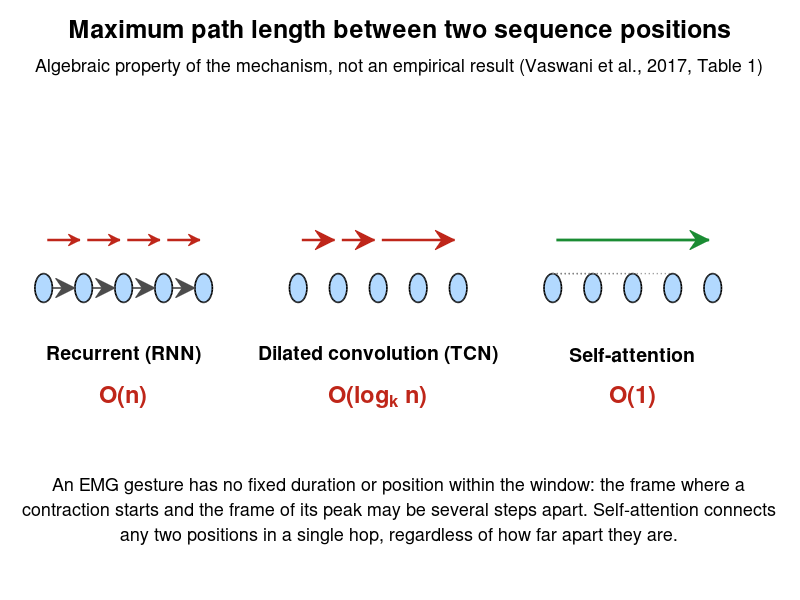

This figure's MATLAB source:
% Diagram comparing the maximum path length between a recurrent layer,
% a dilated convolution (TCN), and self-attention: the first-principles
% justification (Vaswani et al. 2017, Table 1) for placing self-attention
% after the CNN stage, rather than an additional recurrent or
% convolutional layer, to model temporal dependencies.

clear; clc;

fig = figure('Visible', 'off', 'Position', [100 100 1500 700], 'Color', 'w');
ax = axes('Position', [0 0 1 1], 'Visible', 'off');
xlim(ax, [0 11]); ylim(ax, [0 5]); hold(ax, 'on');

text(ax, 5.5, 4.75, 'Maximum path length between two sequence positions', ...
    'HorizontalAlignment', 'center', 'FontSize', 18, 'FontWeight', 'bold');
text(ax, 5.5, 4.45, 'Algebraic property of the mechanism, not an empirical result (Vaswani et al., 2017, Table 1)', ...
    'HorizontalAlignment', 'center', 'FontSize', 13);

n = 5; % example sequence positions
mechs = struct('name', {'Recurrent (RNN)', 'Dilated convolution (TCN)', 'Self-attention'}, ...
               'complexity', {'O(n)', 'O(log_k n)', 'O(1)'}, ...
               'x0', {0.6, 4.1, 7.6});
colorNode = [0.70 0.85 1.00];
colorEdge = [0.3 0.3 0.3];

for m = 1:3
    x0 = mechs(m).x0;
    yNodes = 2.6;
    xs = x0 + (0:n-1) * 0.55;
    for i = 1:n
        rectangle(ax, 'Position', [xs(i)-0.12 yNodes-0.12 0.24 0.24], 'Curvature', 1, ...
            'FaceColor', colorNode, 'EdgeColor', 'k', 'LineWidth', 1.2);
    end
    switch m
        case 1 % RNN: sequential chain, each step connects only to the next
            for i = 1:n-1
                annotation(fig, 'arrow', [(xs(i)+0.12)/11 (xs(i+1)-0.12)/11], [yNodes/5 yNodes/5], 'LineWidth', 1.2, 'Color', colorEdge);
            end
            for i = 1:n-1
                annotation(fig, 'arrow', [(xs(i)+0.05)/11 (xs(i+1)-0.05)/11], [(yNodes+0.4)/5 (yNodes+0.4)/5], ...
                    'LineWidth', 1.8, 'Color', [0.75 0.15 0.1], 'HeadLength', 6, 'HeadWidth', 6);
            end
        case 2 % Dilated TCN: growing skips (dilation 1,2,4)
            skips = [1 1 2 4];
            pos = 1;
            while pos < n
                step = min(skips(min(end,pos)), n-pos);
                nextPos = pos + max(step,1);
                if nextPos > n, nextPos = n; end
                annotation(fig, 'arrow', [(xs(pos)+0.05)/11 (xs(nextPos)-0.05)/11], ...
                    [(yNodes+0.4)/5 (yNodes+0.4)/5], 'LineWidth', 1.8, 'Color', [0.75 0.15 0.1]);
                pos = nextPos;
            end
        case 3 % Self-attention: every position connects directly to every other (show first-to-last)
            annotation(fig, 'arrow', [(xs(1)+0.05)/11 (xs(n)-0.05)/11], [(yNodes+0.4)/5 (yNodes+0.4)/5], ...
                'LineWidth', 2.0, 'Color', [0.1 0.55 0.2]);
            for i = 2:n-1
                plot(ax, [xs(1) xs(i)], [yNodes+0.12 yNodes+0.12], ':', 'Color', [0.5 0.5 0.5], 'LineWidth', 1.0);
            end
    end
    text(ax, x0 + (n-1)*0.55/2, yNodes-0.55, mechs(m).name, 'HorizontalAlignment', 'center', 'FontSize', 14, 'FontWeight', 'bold');
    text(ax, x0 + (n-1)*0.55/2, yNodes-0.9, mechs(m).complexity, 'HorizontalAlignment', 'center', 'FontSize', 17, 'Color', [0.75 0.15 0.1], 'FontWeight', 'bold');
end

text(ax, 5.5, 0.75, ['An EMG gesture has no fixed duration or position within the window: the frame where a', ...
    newline 'contraction starts and the frame of its peak may be several steps apart. Self-attention connects', ...
    newline 'any two positions in a single hop, regardless of how far apart they are.'], ...
    'HorizontalAlignment', 'center', 'FontSize', 13);

exportgraphics(fig, 'RL_vs_SL/fig_attention_pathlength.png', 'Resolution', 220);
close(fig);
fprintf('Saved: RL_vs_SL/fig_attention_pathlength.png\n');
